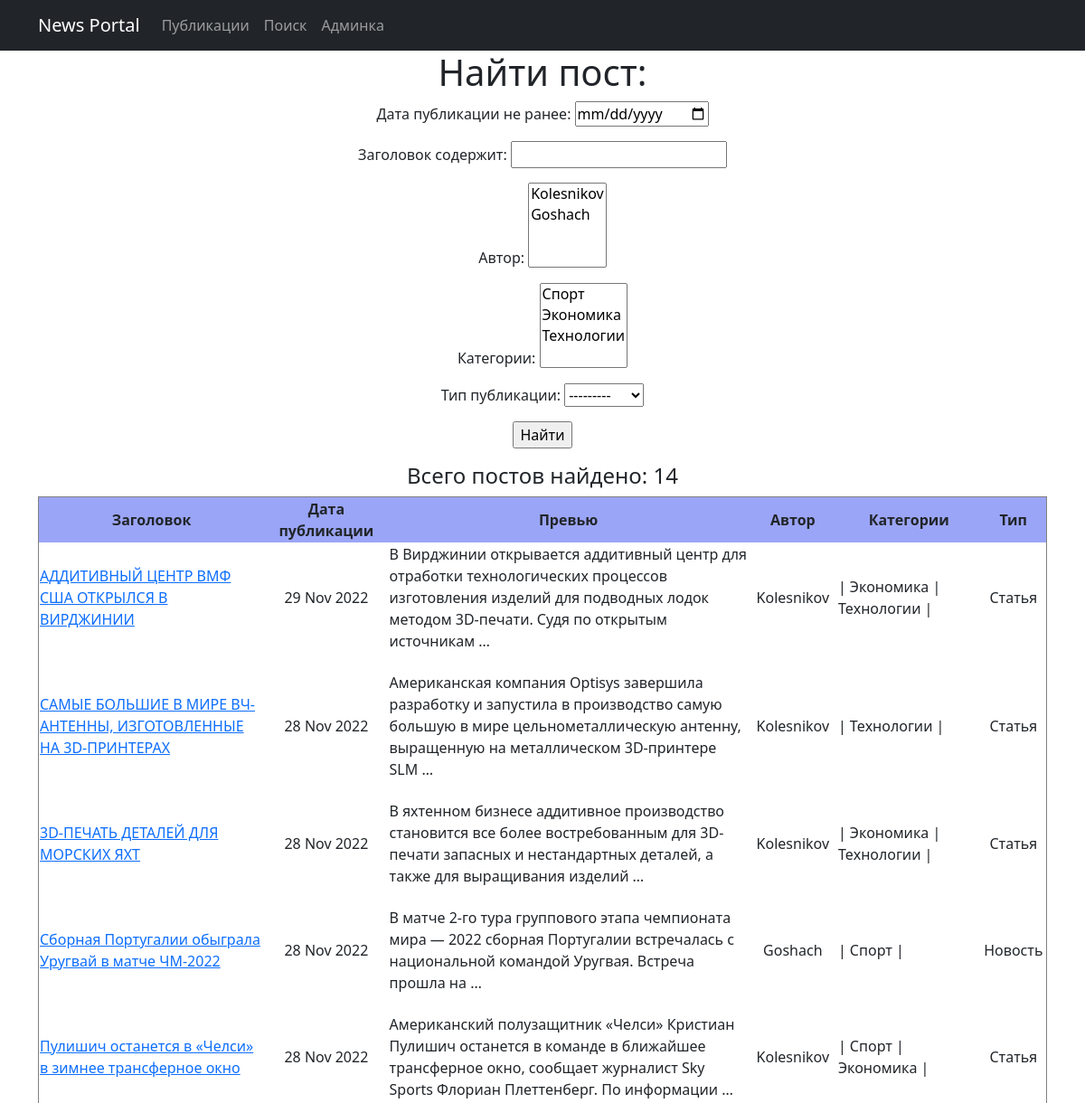
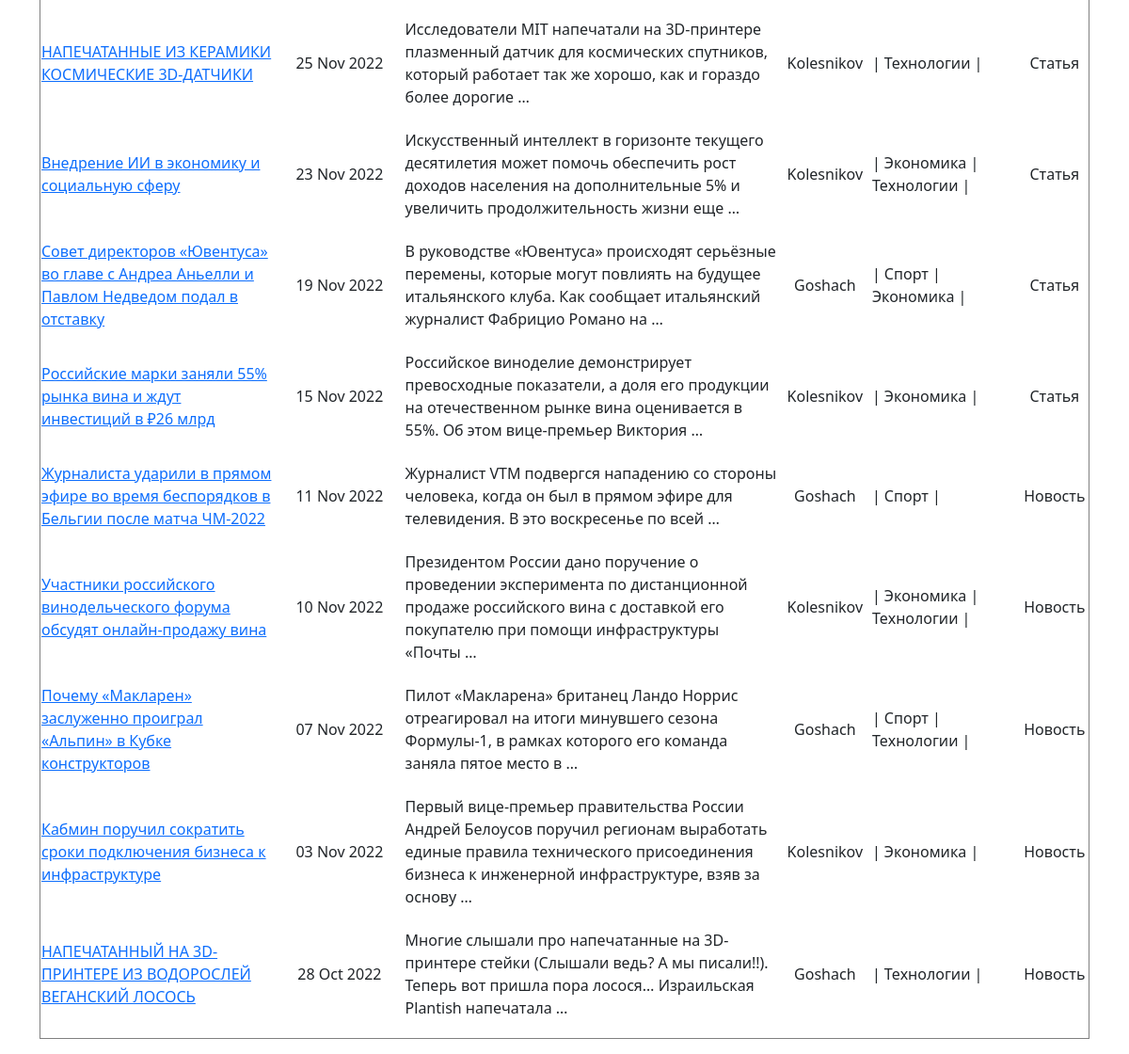
The app's page /news/search/ with its own data (2 pictures, top to bottom).
### newsapp/models.py (models this page shows, shortened)
class Post(models.Model):
    NEWS, ARTICLE = 'N', 'A'
    TYPES = [(NEWS, 'Новость'), (ARTICLE, 'Статья')]
    type = models.CharField(max_length=1, choices=TYPES, default=NEWS)
    title = models.CharField(max_length=255, unique=True)
    posted = models.DateTimeField(auto_now_add=True)
    text = models.TextField()
    author = models.ForeignKey(Author, on_delete=models.CASCADE)
    category = models.ManyToManyField(Category)

class Author(models.Model):
    user = models.OneToOneField(User, on_delete=models.CASCADE)
    def __str__(self):
        return f'{self.user.username.title()}'

class Category(models.Model):
    name = models.CharField(max_length=255, unique=True)
    def __str__(self):
        return f'{self.name.title()}'

### newsapp/views.py (the view)
# urls.py: path('news/search/', PostSearch.as_view()),
class PostSearch(ListView):
    model = Post
    ordering = '-posted'
    template_name = 'search.html'
    context_object_name = 'news_list'
    def get_queryset(self):
        queryset = super().get_queryset()
        self.filterset = PostFilter(self.request.GET, queryset)
        return self.filterset.qs
    def get_context_data(self, **kwargs):
        context = super().get_context_data(**kwargs)
        context['filterset'] = self.filterset
        return context

### newsapp/templatetags/custom_filters.py (called while the page is built)
@register.filter()
def correct_text(text=str):
   try:
      if type(text) != str:
         raise MatError
   except MatError:
      return ('Type Error')
   else:
      res = []
      for t in text.split():
         res.append(correct_word(t))
      res = ' '.join(res)
   return res

def correct_word(word):
   mat_flag = False
   res = word
   for mat in MAT_WORDS:
      if mat in word.lower():
         mat_flag = True
   if mat_flag:
      res = word[0] + '*' * (len(word) - 1)
   return res

### newsportal/templates/search.html (shortened to what this page needs)
{% extends 'flatpages/default.html' %}
{% load custom_filters %}
{% block content %}
<h1>Найти пост:</h1>
   <form action="" method="get">
       {{ filterset.form.as_p }}
       <input type="submit" value="Найти" />
   </form>
<h4>Всего постов найдено: {{news_list|length}} </h4>
     <table border="1" align="center">
            <tr bgcolor="9BA5F7">
               <td width="400"><b>Заголовок</b></td>
               <td width="180"><b>Дата публикации</b></td>
               <td width="700"><b>Превью</b></td>
               <td width="120"><b>Автор</b></td>
               <td width="250"><b>Категории</b></td>
                <td width="80"><b>Тип</b></td>
            </tr>
            {% for news in news_list %}
                <tr>
                    <td align="left"><a href="http://127.0.0.1:8000/news/{{news.id}}">{{news.title|correct_text}}</a></td>
                    <td>{{news.posted|date:'d M Y'}}</td>
                    <td align="left">{{news.text|truncatewords:20|correct_text }}</td>
                    <td align="center">{{news.author}}</td>
                    <td align="left">|
                        {% for c in news.category.all %}
                            {{ c.name }} |
                        {% endfor %}
                    <td align="center">{{ news.get_type_display }}</td>
                    </td>
                </tr>
                <tr height="20"></tr>
            {% endfor %}
     </table>
{% endblock content %}

### records on screen
Post: title|correct_text "АДДИТИВНЫЙ ЦЕНТР ВМФ США ОТКРЫЛСЯ В ВИРДЖИНИИ", posted "29 Nov 2022", text|correct_text "В Вирджинии открывается аддитивный центр для отработки технологических процессов изготовления изделий для подводных лодок методом 3D-печати. Судя по открытым источникам …", author "Kolesnikov", type "Статья"
Category: name "Экономика"
Category: name "Технологии"
Post: title|correct_text "САМЫЕ БОЛЬШИЕ В МИРЕ ВЧ-АНТЕННЫ, ИЗГОТОВЛЕННЫЕ НА 3D-ПРИНТЕРАХ", posted "28 Nov 2022", text|correct_text "Американская компания Optisys завершила разработку и запустила в производство самую большую в мире цельнометаллическую антенну, выращенную на металлическом 3D-принтере SLM …", author "Kolesnikov", type "Статья"
Post: title|correct_text "3D-ПЕЧАТЬ ДЕТАЛЕЙ ДЛЯ МОРСКИХ ЯХТ", posted "28 Nov 2022", text|correct_text "В яхтенном бизнесе аддитивное производство становится все более востребованным для 3D-печати запасных и нестандартных деталей, а также для выращивания изделий …", author "Kolesnikov", type "Статья"
Post: title|correct_text "Сборная Португалии обыграла Уругвай в матче ЧМ-2022", posted "28 Nov 2022", text|correct_text "В матче 2-го тура группового этапа чемпионата мира — 2022 сборная Португалии встречалась с национальной командой Уругвая. Встреча прошла на …", author "Goshach", type "Новость"
Category: name "Спорт"
Post: title|correct_text "Пулишич останется в «Челси» в зимнее трансферное окно", posted "28 Nov 2022", text|correct_text "Американский полузащитник «Челси» Кристиан Пулишич останется в команде в ближайшее трансферное окно, сообщает журналист Sky Sports Флориан Плеттенберг. По информации …", author "Kolesnikov", type "Статья"
Post: title|correct_text "НАПЕЧАТАННЫЕ ИЗ КЕРАМИКИ КОСМИЧЕСКИЕ 3D-ДАТЧИКИ", posted "25 Nov 2022", text|correct_text "Исследователи MIT напечатали на 3D-принтере плазменный датчик для космических спутников, который работает так же хорошо, как и гораздо более дорогие …", author "Kolesnikov", type "Статья"
Post: title|correct_text "Внедрение ИИ в экономику и социальную сферу", posted "23 Nov 2022", text|correct_text "Искусственный интеллект в горизонте текущего десятилетия может помочь обеспечить рост доходов населения на дополнительные 5% и увеличить продолжительность жизни еще …", author "Kolesnikov", type "Статья"
Post: title|correct_text "Совет директоров «Ювентуса» во главе с Андреа Аньелли и Павлом Недведом подал в отставку", posted "19 Nov 2022", text|correct_text "В руководстве «Ювентуса» происходят серьёзные перемены, которые могут повлиять на будущее итальянского клуба. Как сообщает итальянский журналист Фабрицио Романо на …", author "Goshach", type "Статья"
Post: title|correct_text "Российские марки заняли 55% рынка вина и ждут инвестиций в ₽26 млрд", posted "15 Nov 2022", text|correct_text "Российское виноделие демонстрирует превосходные показатели, а доля его продукции на отечественном рынке вина оценивается в 55%. Об этом вице-премьер Виктория …", author "Kolesnikov", type "Статья"
Post: title|correct_text "Журналиста ударили в прямом эфире во время беспорядков в Бельгии после матча ЧМ-2022", posted "11 Nov 2022", text|correct_text "Журналист VTM подвергся нападению со стороны человека, когда он был в прямом эфире для телевидения. В это воскресенье по всей …", author "Goshach", type "Новость"
Post: title|correct_text "Участники российского винодельческого форума обсудят онлайн-продажу вина", posted "10 Nov 2022", text|correct_text "Президентом России дано поручение о проведении эксперимента по дистанционной продаже российского вина с доставкой его покупателю при помощи инфраструктуры «Почты …", author "Kolesnikov", type "Новость"
Post: title|correct_text "Почему «Макларен» заслуженно проиграл «Альпин» в Кубке конструкторов", posted "07 Nov 2022", text|correct_text "Пилот «Макларена» британец Ландо Норрис отреагировал на итоги минувшего сезона Формулы-1, в рамках которого его команда заняла пятое место в …", author "Goshach", type "Новость"
Post: title|correct_text "Кабмин поручил сократить сроки подключения бизнеса к инфраструктуре", posted "03 Nov 2022", text|correct_text "Первый вице-премьер правительства России Андрей Белоусов поручил регионам выработать единые правила технического присоединения бизнеса к инженерной инфраструктуре, взяв за основу …", author "Kolesnikov", type "Новость"
Post: title|correct_text "НАПЕЧАТАННЫЙ НА 3D-ПРИНТЕРЕ ИЗ ВОДОРОСЛЕЙ ВЕГАНСКИЙ ЛОСОСЬ", posted "28 Oct 2022", text|correct_text "Многие слышали про напечатанные на 3D-принтере стейки (Слышали ведь? А мы писали!!). Теперь вот пришла пора лосося… Израильская Plantish напечатала …", author "Goshach", type "Новость"

### other values on screen
{{ news_list|length }} "14"
